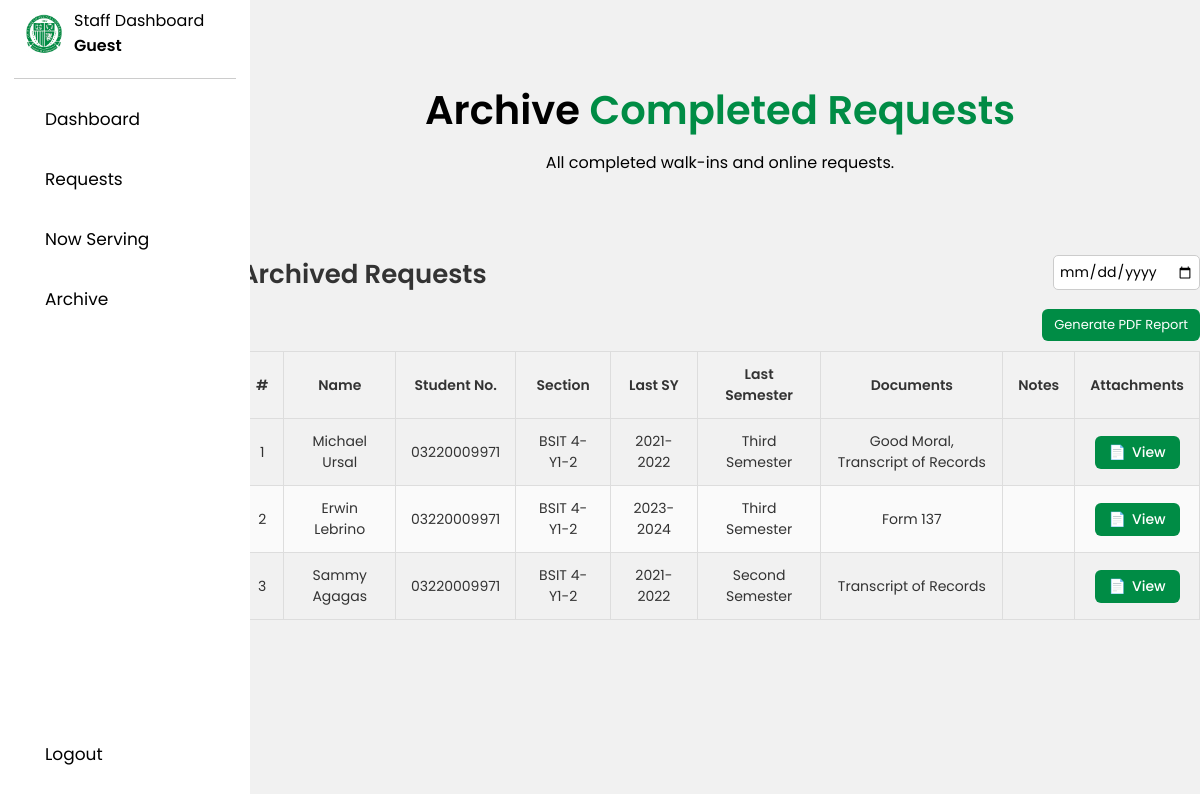
/archive.php, run on the app's committed database.
### tables this page shows
CREATE TABLE `requests` (
  `id` int(11) NOT NULL,
  `first_name` varchar(100) DEFAULT NULL,
  `last_name` varchar(100) DEFAULT NULL,
  `student_number` varchar(50) DEFAULT NULL,
  `section` varchar(100) DEFAULT NULL,
  `department_id` int(11) DEFAULT NULL,
  `department` varchar(100) DEFAULT NULL,
  `last_school_year` varchar(20) DEFAULT NULL,
  `last_semester` varchar(20) DEFAULT NULL,
  `documents` text DEFAULT NULL,
  `notes` text DEFAULT NULL,
  `attachment` varchar(255) DEFAULT NULL,
  `created_at` timestamp NOT NULL DEFAULT current_timestamp(),
  `status` enum('Pending','Processing','To Be Claimed','Serving','Completed','Declined','In Queue Now') NOT NULL DEFAULT 'Pending',
  `processing_time` datetime DEFAULT NULL,
  `decline_reason` text DEFAULT NULL,
  `claim_date` date DEFAULT NULL,
  `approved_date` datetime DEFAULT NULL,
  `completed_date` datetime DEFAULT NULL,
  `scheduled_date` datetime DEFAULT NULL,
  `processing_deadline` datetime DEFAULT NULL,
  `processing_start` datetime DEFAULT NULL,
  `processing_end` datetime DEFAULT NULL,
  `updated_at` datetime DEFAULT NULL,
  `queueing_num` int(11) DEFAULT NULL,
  `serving_position` int(11) DEFAULT NULL,
  `walk_in` tinyint(1) NOT NULL DEFAULT 0 COMMENT '1 = Walk-In, 0 = Online/Regular Request'
);

### archive.php (the view, shortened to what this page needs)
<?php
include('db.php');
$full_name = "Guest";
$stmt = $pdo->query("SELECT * FROM requests WHERE status='Completed' ORDER BY created_at DESC");
$completedRequests = $stmt->fetchAll(PDO::FETCH_ASSOC);
?>
<!DOCTYPE html>
<html lang="en">
<head>
<link rel="stylesheet" href="archive.css">
</head>
<body>
<nav class="sidebar">
    <header>
        <div class="image-text">
            <span class="image"><img src="assets/fatimalogo.jpg" alt="logo"></span>
            <div class="text header-text">
                <span class="profession">Staff Dashboard</span>
                <span class="name"><?= $full_name ?></span>
            </div>
        </div>
        <hr>
    </header>
    <div class="menu-bar">
        <div class="menu">
            <ul class="menu-links">
                <li class="nav-link"><button class="tablinks"><a href="staff_dashboard.php" class="tablinks">Dashboard</a></button></li>
                <li class="nav-link"><button class="tablinks"><a href="staff_requests.php" class="tablinks">Requests</a></button></li>
                <li class="nav-link"><button class="tablinks"><a href="now_serving.php" class="tablinks">Now Serving</a></button></li>
                <li class="nav-link active"><button class="tablinks"><a href="archive.php" class="tablinks">Archive</a></button></li>
            </ul>
        </div>
        <div class="bottom-content">
            <li class="nav-link"><button class="tablinks"><a href="logout_staff.php" class="tablinks">Logout</a></button></li>
        </div>
    </div>
</nav>
<section class="section" id="archive-section">
    <div class="top-header">
        <h1>Archive <span>Completed Requests</span></h1>
        <p>All completed walk-ins and online requests.</p>
    </div>
    <div class="service-box archive-box">
        <h3>
            Archived Requests
            <input type="date" id="archiveDatePicker">
        </h3>
        <div style="margin: 10px 0; text-align: right;">
            <form id="generateReportForm" action="generate_report.php" method="POST" target="_blank">
                <button type="submit">Generate PDF Report</button>
            </form>
        </div>
        <div class="table-scroll">
            <table class="approve-table" id="archiveTable">
                <thead>
                    <tr>
                        <th>#</th>
                        <th>Name</th>
                        <th>Student No.</th>
                        <th>Section</th>
                        <th>Last SY</th>
                        <th>Last Semester</th>
                        <th>Documents</th>
                        <th>Notes</th>
                        <th>Attachments</th>
                    </tr>
                </thead>
                <tbody>
                    <?php
                    $i = 1;
                    foreach ($completedRequests as $row) {
                        $attachments = json_encode(array_map('trim', explode(',', $row['attachment'])));
                        echo "<tr>";
                        echo "<td>" . $i++ . "</td>";
                        echo "<td>" . htmlspecialchars($row['first_name'] . " " . $row['last_name']) . "</td>";
                        echo "<td>" . htmlspecialchars($row['student_number']) . "</td>";
                        echo "<td>" . htmlspecialchars($row['section']) . "</td>";
                        echo "<td>" . htmlspecialchars($row['last_school_year']) . "</td>";
                        echo "<td>" . htmlspecialchars($row['last_semester']) . "</td>";
                        echo "<td>" . htmlspecialchars($row['documents']) . "</td>";
                        echo "<td>" . htmlspecialchars($row['notes']) . "</td>";
                        echo "<td><button class='viewAttachments' data-request-attachments='".htmlspecialchars($attachments)."'>View</button></td>";
                        echo "</tr>";
                    }
                    ?>
                </tbody>
            </table>
        </div>
    </div>
</section>
</body>
</html>

### archive.css (style rules this page uses)
* { font-family: 'Poppins', sans-serif; margin: 0; padding: 0; box-sizing: border-box; }
:root { --body-color: #f1f1f1; --sidebar-color: #FFF; --primary-color: #fff; --secondary-color: #000; --second-background: #181818; --accent-color: #008c45; --seond-accent-color: #008c45; --tran-02: all 0.2s ease; --tran-03: all 0.3s ease; --tran-04: all 0.4s ease; --tran-05: all 0.5s ease; }
body { height: 100vh; justify-content: center; align-items: center; background: var(--body-color); transition: var(--tran-05); }
.sidebar { position: fixed; top: 0; left: 0; height: 100%; width: 250px; padding: 10px 14px; background: var(--sidebar-color); transition: var(--tran-05); z-index: 100; }
.sidebar .image { min-width: 60px; display: flex; align-items: center; justify-content: center; }
.sidebar li { height: 50px; margin-top: 10px; list-style: none; display: flex; align-items: center; }
.tablinks { display: flex; align-items: center; color: var(--text-color); background: transparent; border: none; outline: none; padding: 10px 1px; font-size: 17px; cursor: pointer; transition: background var(--tran-02), color var(--tran-02); width: 250px; height: 50px; border-radius: 8px; }
.sidebar header { position: relative; }
.sidebar .image-text img { width: 40px; border-radius: 6px; }
.sidebar header .image-text { display: flex; align-items: center; }
header .image-text .header-text { display: flex; flex-direction: column; }
.header-text .name { font-weight: 600; }
.header-text .profession { margin-top: -2px; }
.sidebar .menu { margin-top: -15px; }
.sidebar li a { height: 100%; width: 100%; display: flex; align-items: center; text-decoration: none; border-radius: 6px; padding-left: 30px; }
.sidebar .menu-bar { height: calc(100% - 50px); display: flex; flex-direction: column; justify-content: space-between; }
hr { border: none; height: 1px; background-color: #ccc; margin: 20px 0; }
.bottom-content .nav-link { margin-top: -100px; }
.section { padding-block: 5em; margin-left: 20%; }
.top-header { text-align: center; margin-bottom: 5em; }
.top-header h1 { font-size: 2.5em; font-weight: 600; color: var(--secondary-color); margin-bottom: 10px; }
.top-header h1 span { color: var(--accent-color); }
.top-header span { color: var(--secondary-color); margin-bottom: -50%; }
h3 { font-size: 20px; font-weight: 600; color: var(--secondary-color); margin-bottom: 15px; }
.section { padding-block: 5em; }
.table-scroll { width: 100%; max-height: 290px; overflow-y: auto; overflow-x: hidden; }
.approve-table { width: 100%; border-collapse: collapse; overflow: hidden; }
.approve-table td { padding: 12px; border-bottom: 1px solid #000; border-top: 1px solid #000; }
.service-box h3, .table-box h3 { font-size: 26px; margin-bottom: 15px; font-weight: 600; color: #333; }
.table-scroll { width: 100%; overflow-x: auto; overflow-y: auto; max-height: 450px; }
.approve-table { width: 100%; border-collapse: collapse; min-width: 700px; }
.approve-table th, .approve-table td { padding: 12px 15px; text-align: left; border-bottom: 1px solid #ddd; font-size: 14px; color: #333; }
.approve-table th { background-color: #f7f7f7; font-weight: 600; color: #555; position: sticky; top: 0; z-index: 2; }
.table-scroll { width: 100%; overflow-x: auto; overflow-y: auto; max-height: 400px; }
.approve-table, .archive-table { width: 100%; border-collapse: collapse; }
.approve-table th, .approve-table td, .archive-table th, .archive-table td { padding: 12px 15px; text-align: center; border: 1px solid #ddd; }
.approve-table th, .archive-table th { background-color: #f2f2f2; font-weight: 600; color: #333; }
.approve-table tr:nth-child(even), .archive-table tr:nth-child(even) { background-color: #fafafa; }
#generateReportForm button { background-color: #008c45; color: #fff; padding: 6px 12px; border: none; border-radius: 6px; cursor: pointer; font-size: 13px; transition: background 0.3s; }
.viewAttachments { background-color: #008c45; color: #fff; padding: 6px 14px; font-size: 14px; font-weight: 500; border: none; border-radius: 6px; cursor: pointer; transition: background 0.3s, transform 0.2s; text-decoration: none; display: inline-block; text-align: center; }
.viewAttachments::before { content: "📄"; margin-right: 6px; }

### archive.php (style rules this page uses)
#archiveDatePicker { float: right; padding:5px; border-radius:5px; border:1px solid #ccc; font-size:14px; }

### data on the page
requests: first_name+last_name "Michael Ursal", student_number "03220009971", section "BSIT 4-Y1-2", last_school_year "2021-2022", last_semester "Third Semester", documents "Good Moral, Transcript of Records"
requests: first_name+last_name "Erwin Lebrino", student_number "03220009971", section "BSIT 4-Y1-2", last_school_year "2023-2024", last_semester "Third Semester", documents "Form 137"
requests: first_name+last_name "Sammy Agagas", student_number "03220009971", section "BSIT 4-Y1-2", last_school_year "2021-2022", last_semester "Second Semester", documents "Transcript of Records"

### other printed values
$full_name "Guest"
